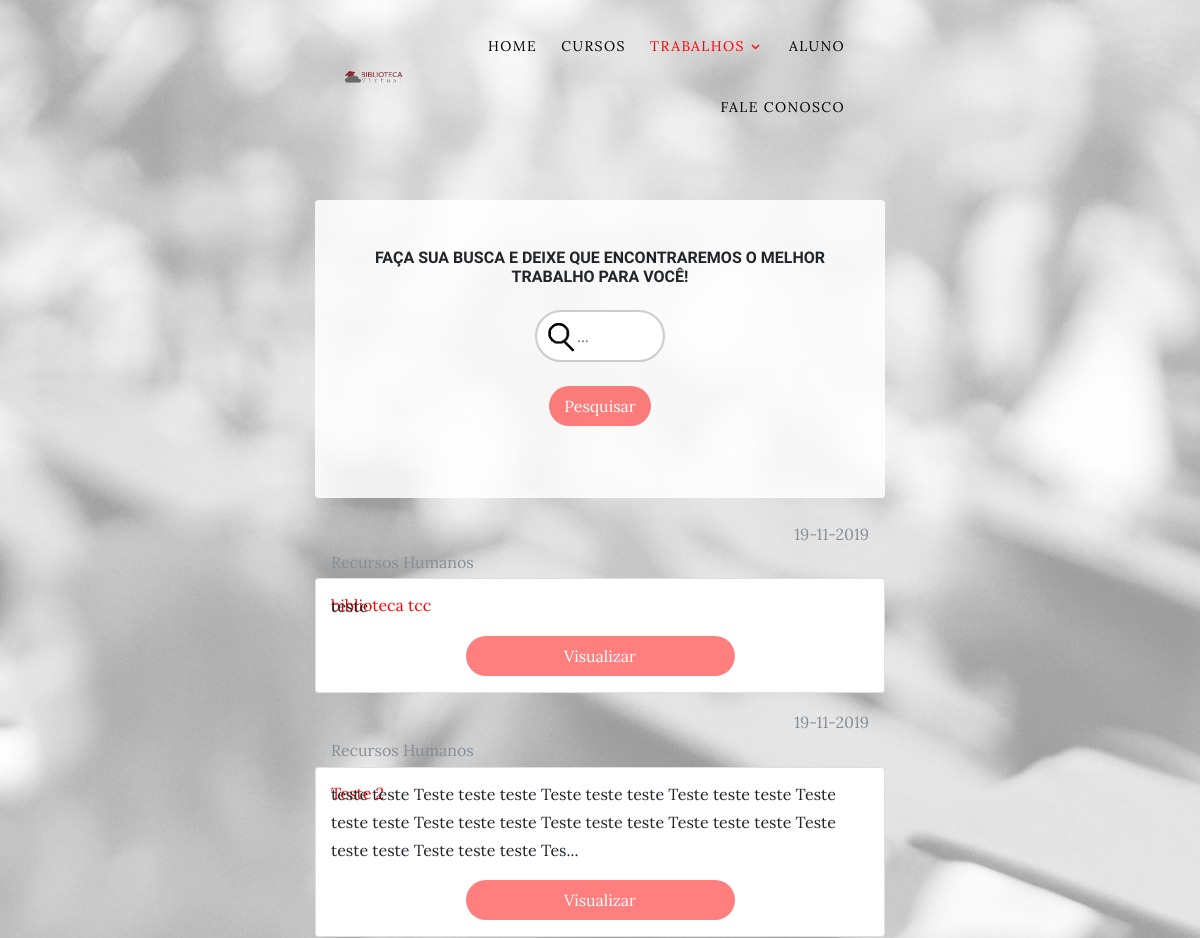
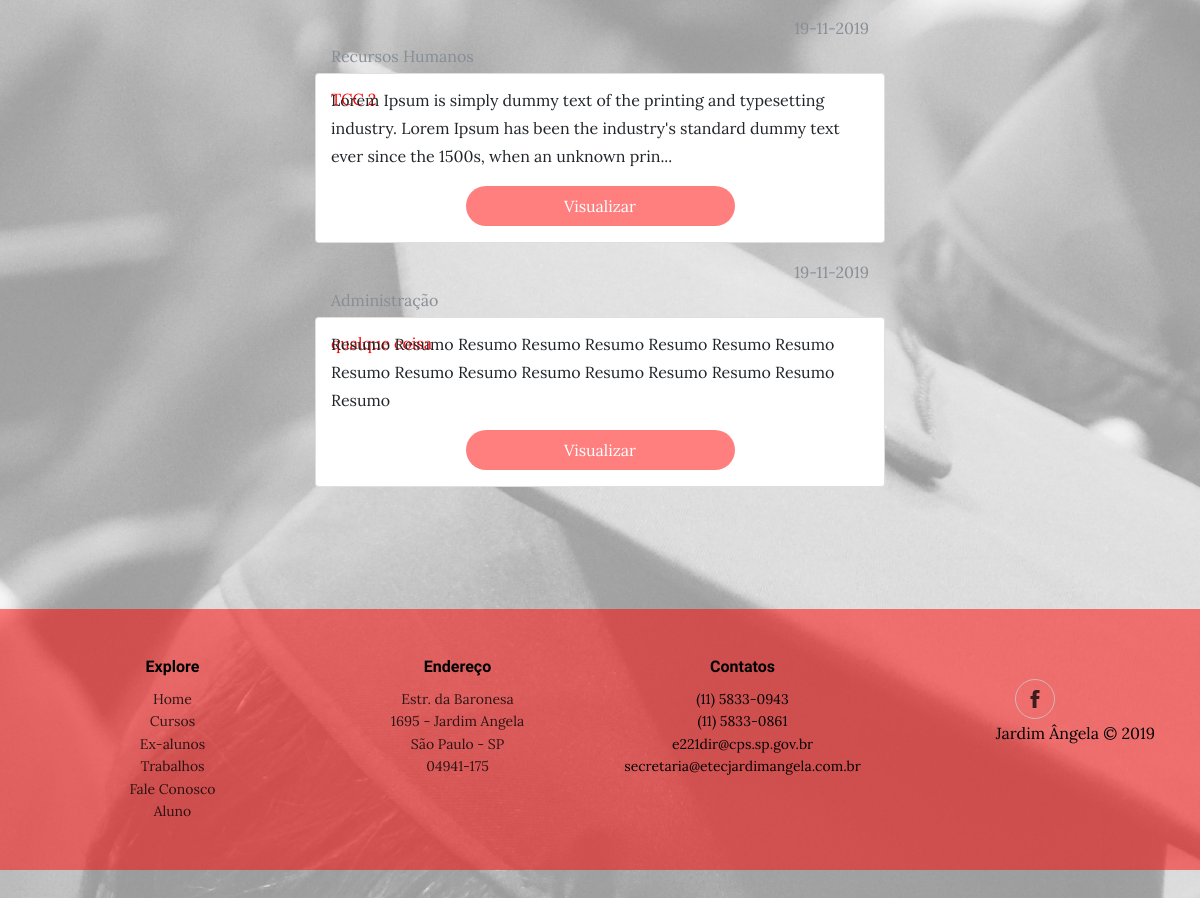
The page /trabalho.php on the database its author committed (2 pictures, top to bottom).
### tables this page shows
CREATE TABLE `tb_tcc` (
  `id_tcc` int(11) NOT NULL,
  `nome_orientador_tcc` varchar(255) NOT NULL,
  `titulo_tcc` varchar(255) NOT NULL,
  `resumo_tcc` text NOT NULL,
  `ano_formacao_tcc` year(4) NOT NULL,
  `semestre_tcc` enum('1','2') NOT NULL,
  `data_upload_tcc` date NOT NULL,
  `arquivo_tcc` varchar(255) NOT NULL,
  `executavel_tcc` varchar(255) DEFAULT NULL,
  `palavra_chave_tcc` varchar(255) NOT NULL,
  `status_tcc` enum('APROVADO','PENDENTE','REPROVADO') NOT NULL DEFAULT 'PENDENTE',
  `id_grupo` int(11) NOT NULL
);

CREATE TABLE `tb_grupo` (
  `id_grupo` int(11) NOT NULL,
  `login_representante_grupo` varchar(255) NOT NULL,
  `email_representante_grupo` varchar(255) NOT NULL,
  `senha_representante_grupo` varchar(100) NOT NULL,
  `status_representante_grupo` enum('ATIVO','INATIVO') NOT NULL DEFAULT 'ATIVO',
  `curso_representante_grupo` varchar(255) DEFAULT NULL,
  `data_cadastro_representante_grupo` date NOT NULL
);

### trabalho.php (the view, shortened to what this page needs)
<?php
	if(!empty($_POST)){
		$curso = utf8_decode($_POST['curso']);
	}else if(!empty($_GET)){
		$curso = utf8_decode($_GET['curso']);
	}else{
		$curso = 1;
	}
?>
<!DOCTYPE html>
<html>
<head>
    <link rel="stylesheet" href="assets/bootstrap/css/bootstrap.min.css">
    <link rel="stylesheet" href="assets/bootstrap/css/styleTrabalhos.css">
    <link rel="stylesheet" href="assets/fonts/ionicons.min.css">
	<link rel="stylesheet" href="assets/fonts/icomoon/style.css">
</head>
<body style="background-image:url('assets/img/fundo-alunos.jpg');">
    <div class="site-wrap">
    <header class="site-navbar py-3" role="banner" class="img-fluid">
      <div class="container" id="nav">
        <div class="row align-items-center">
          <div class="col-11 col-xl-2">
            <img src="assets/img/logo.png" alt="" class="img-fluid">
          </div>
          <div class="col-12 col-md-10 d-none d-xl-block">
            <nav class="site-navigation position-relative text-right" role="navigation">
              <ul class="site-menu js-clone-nav mx-auto d-none d-lg-block">
                <li><a href="index.php">Home</a></li>
                <li><a href="cursos.php">Cursos</a></li>
                <li class="has-children active">
                  <a href="trabalho.php?curso=1">Trabalhos</a>
                </li>
                <li><a href="aluno.php">Aluno</a></li>
                <li><a href="fale_conosco.php">Fale Conosco</a></li>
              </ul>
            </nav>
          </div>
          </div>
        </div>
      </div>
		<section class="page-section clearfix">
		<form method="post" action="" id="form-pesquisa">
			<div class="container col-md-6 text-center">
				<div class="intro-text left-0 text-centerfaded p-5 rounded bg-faded text-center">
					<h2 class="section-heading mb-4"><span class="section-heading-upper">Faça sua busca e deixe que encontraremos o melhor trabalho para você!</span></h2>
					<input type="text" name="pesquisa" placeholder="..." id="pesquisa" id="inputBusca"></br></br>
					<input type="submit" name="botaoPesquisar" value="Pesquisar" id="botaoPesquisar"></br></br>
				</div>
			</div>
		</form>
		</section>
    <div class="resultado">
		<?php
			include_once('Site/conexao.php');
			if ($curso == 1)
			{
				$busca = "SELECT * FROM tb_tcc INNER JOIN tb_grupo ON (tb_tcc.id_grupo = tb_grupo.id_grupo);";
				$resultado_busca = mysqli_query($conn, $busca);
				if(mysqli_num_rows($resultado_busca) <= 0){
					echo "<div class='container col-md-6 cardTrabalhos'>
									<div class='card'>
										<div class='container text-center'  style='margin-top: 2%;'>
											<p>Nenhum Trabalho Encontrado!</p>
										</div>
									</div>
								</div>
									";
				}else{
					while($rows = mysqli_fetch_assoc($resultado_busca)){
						echo "
					<div class='container col-md-6 cardTrabalhos'>
						<div class='card'>
							<div class='container text-center'  style='margin-top: 2%;'>
								<p class='text-left nomeTrabalho'>" .utf8_encode($rows['titulo_tcc']). "</p>
								<p class='text-muted text-right dataTrabalho'>" .date('d-m-Y', strtotime($rows['data_upload_tcc'])). "</p>
								<p class='text-muted text-left nomeCurso'>" .utf8_encode($rows['curso_representante_grupo']). "</p>
								<p class='card-text text-left'>" .mb_strimwidth(utf8_encode($rows['resumo_tcc']), 0, 180, '...'). "</p>
								<p><form method='post' action='Site/exibir_tcc.php?id_trabalho=" .$rows['id_tcc']. "'><button type='submit' class='main-button col-md-6' id='botaoPesquisar'>Visualizar</button></form></p>
							</div>
						</div>
					</div>
					</br>
					";
					}
				}
			}
		?>
    </div>
        <footer class="footer text-faded text-center py-5 footer-clean">
        <div class="container">
                <div class="row justify-content-center">
                    <div class="col-sm-4 col-md-3 item">
                        <h3>Explore</h3>
                        <ul>
                            <li><a href="#">Home</a></li>
                            <li><a href="#">Cursos</a></li>
                            <li><a href="#">Ex-alunos</a></li>
                            <li><a href="#">Trabalhos</a></li>
                            <li><a href="#">Fale Conosco</a></li>
                            <li><a href="#">Aluno</a></li>
                        </ul>
                    </div>
                    <div class="col-sm-4 col-md-3 item">
                        <h3>Endereço</h3>
                        <ul><a href="https://maps.google.com.br/maps?q=etec+jardim+angela&um=1&ie=UTF-8&sa=X&ved=0ahUKEwjBvarS3pLkAhXuLLkGHc7XB4wQ_AUIESgB" target="blank" >
                            <li>Estr. da Baronesa<br/>
                            1695 - Jardim Angela<br/>
                            São Paulo - SP<br/>
                            04941-175</li>
                            </a>
                        </ul>
                    </div>
                    <div class="col-sm-4 col-md-3 item">
                        <h3>Contatos</h3>
                        <ul>
                            <li>(11) 5833-0943</li>
                            <li>(11) 5833-0861</li>
                            <li>e221dir@cps.sp.gov.br</li>
                            <li>secretaria@etecjardimangela.com.br</li>
                        </ul>
                    </div>
                    <div class="col-lg-3 item social"><a href="https://pt-br.facebook.com/etecjdangela"><i class="icon ion-social-facebook"></i></a>
                        <p class="copyright">Jardim Ângela © 2019</p>
                    </div>
                </div>
            </div>
    </footer>
</body>
</html>

### rows shown on the page
tb_tcc: titulo_tcc "biblioteca tcc", data_upload_tcc "19-11-2019", id_grupo.curso_representante_grupo "Recursos Humanos", resumo_tcc "teste"
tb_tcc: titulo_tcc "Teste 2", data_upload_tcc "19-11-2019", id_grupo.curso_representante_grupo "Recursos Humanos", resumo_tcc "teste teste Teste teste teste Teste teste teste Teste teste teste Teste teste teste Teste teste teste Teste teste teste Teste teste teste Teste teste teste Teste teste teste Tes..."
tb_tcc: titulo_tcc "TCC 2", data_upload_tcc "19-11-2019", id_grupo.curso_representante_grupo "Recursos Humanos", resumo_tcc "Lorem Ipsum is simply dummy text of the printing and typesetting industry. Lorem Ipsum has been the industry's standard dummy text ever since the 1500s, when an unknown prin..."
tb_tcc: titulo_tcc "qualque coisa", data_upload_tcc "19-11-2019", id_grupo.curso_representante_grupo "Administração", resumo_tcc "Resumo Resumo Resumo Resumo Resumo Resumo Resumo Resumo Resumo Resumo Resumo Resumo Resumo Resumo Resumo Resumo Resumo"
